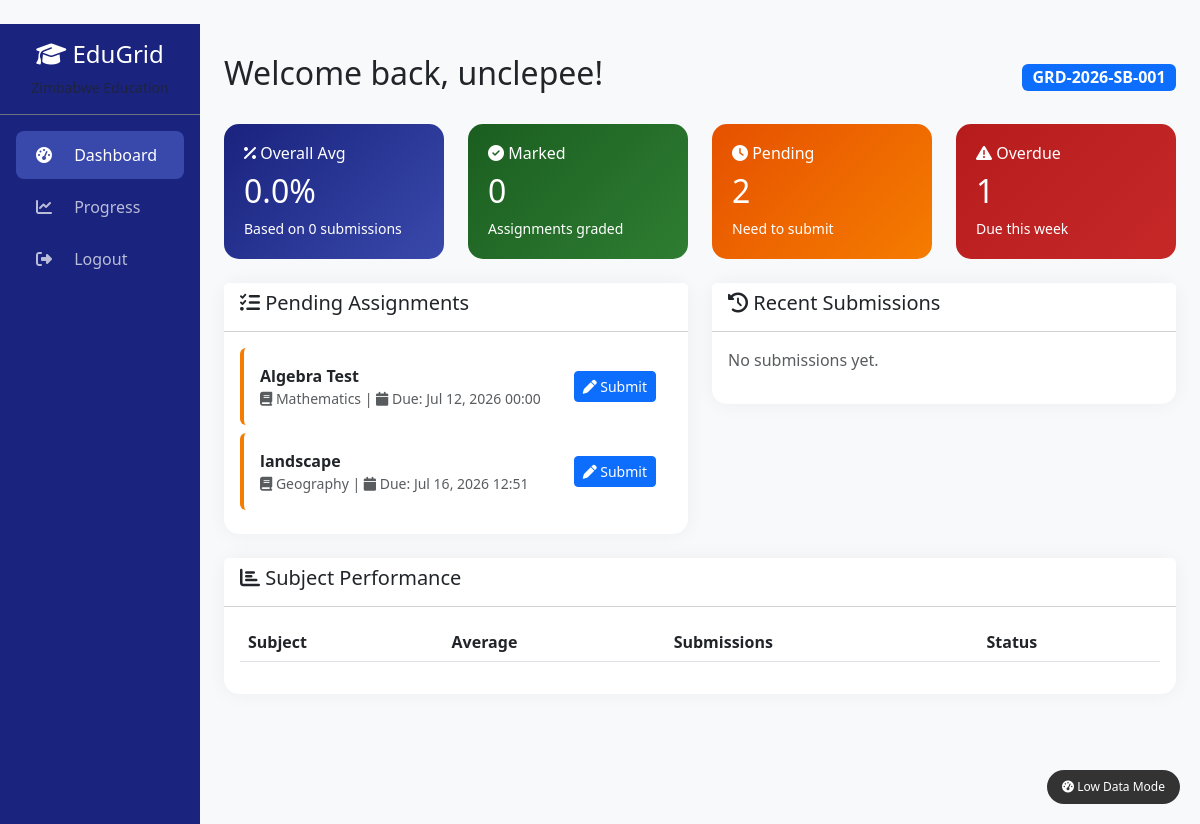
/dashboard/ (signed in), run on the app's committed database.
### academics/models.py (models this page shows, shortened)
class StudentProfile(models.Model):
    FORM_CHOICES = [
        ('Form 1', 'Form 1'),
        ('Form 2', 'Form 2'),
        ('Form 3', 'Form 3'),
        ('Form 4', 'Form 4'),
        ('Lower 6', 'Lower 6'),
        ('Upper 6', 'Upper 6'),
    ]
    STATUS_CHOICES = [
        ('PENDING', 'Pending'),
        ('ACCEPTED', 'Accepted'),
        ('DECLINED', 'Declined'),
    ]
    user = models.OneToOneField(
        settings.AUTH_USER_MODEL,
        on_delete=models.CASCADE,
        related_name='student_profile'
    )
    student_id = models.CharField(max_length=20, unique=True, blank=True)
    current_form = models.CharField(max_length=10, choices=FORM_CHOICES)
    subject_bundle = models.ForeignKey(
        SubjectBundle,
        on_delete=models.SET_NULL,
        null=True,
        blank=True,
        related_name='students'
    )
    enrollment_status = models.CharField(
        max_length=10,
        choices=STATUS_CHOICES,
        default='PENDING'
    )
    date_enrolled = models.DateField(auto_now_add=True)
    parent_full_name = models.CharField(max_length=150, blank=True)
    parent_phone = models.CharField(max_length=15, blank=True)  # Zimbabwe format: 077XXXXXXX
    parent_email = models.EmailField(blank=True)
    profile_picture = models.ImageField(upload_to='student_profiles/', blank=True, null=True)
    class Meta:
        ordering = ['-date_enrolled']

class Assignment(models.Model):
    ASSIGNMENT_TYPES = [
        ('CA', 'Continuous Assessment (Test)'),
        ('PR', 'Practical/Project'),
        ('HW', 'Homework'),
        ('EX', 'End of Term Exam'),
    ]
    subject = models.ForeignKey(
        Subject,
        on_delete=models.CASCADE,
        related_name='assignments'
    )
    term = models.ForeignKey(
        SchoolTerm,
        on_delete=models.CASCADE,
        related_name='assignments'
    )
    created_by = models.ForeignKey(
        settings.AUTH_USER_MODEL,
        on_delete=models.SET_NULL,
        null=True,
        related_name='created_assignments'
    )
    title = models.CharField(max_length=200)
    description = models.TextField(blank=True)
    assignment_type = models.CharField(max_length=2, choices=ASSIGNMENT_TYPES, default='HW')
    document = models.FileField(
        upload_to='assignment_documents/',
        blank=True,
        null=True
    )
    max_marks = models.FloatField(default=100)
    due_date = models.DateTimeField()
    is_published = models.BooleanField(default=False)
    created_at = models.DateTimeField(auto_now_add=True)
    updated_at = models.DateTimeField(auto_now=True)
    class Meta:
        ordering = ['-created_at']

class Subject(models.Model):
    LEVEL_CHOICES = [
        ('O', 'O-Level'),
        ('A', 'A-Level'),
    ]
    name = models.CharField(max_length=100)  # e.g., "Mathematics"
    code = models.CharField(max_length=20, unique=True)  # e.g., "MATH-O-01"
    level = models.CharField(max_length=1, choices=LEVEL_CHOICES, default='O')
    description = models.TextField(blank=True)
    class Meta:
        ordering = ['name']

### users/models.py (models this page shows, shortened)
class CustomUser(AbstractUser):
    full_name = models.CharField(max_length=150, blank=True)
    phone_number = models.CharField(max_length=15, blank=True, null=True)
    is_student = models.BooleanField(default=False)
    is_teacher = models.BooleanField(default=False)
    is_parent = models.BooleanField(default=False)
    is_admin_staff = models.BooleanField(default=False)  # School Admin

### dashboard/views.py (the view, shortened to what this page needs)
# urls.py: path('', views.student_dashboard, name='student_dashboard'),
@login_required
def student_dashboard(request):
    try:
        student_profile = StudentProfile.objects.get(user=request.user)
    except StudentProfile.DoesNotExist:
        return render(request, 'dashboard/error.html', {
            'message': 'Your student profile has not been set up yet. Please contact administration.'
        })
    current_term = SchoolTerm.objects.filter(is_current=True).first()
    upcoming_assignments = Assignment.objects.filter(
        is_published=True,
        due_date__gte=timezone.now(),
        due_date__lte=timezone.now() + timezone.timedelta(days=7)
    ).order_by('due_date')[:5]
    submitted_assignments = Submission.objects.filter(
        student=student_profile
    ).values_list('assignment_id', flat=True)
    pending_assignments = Assignment.objects.filter(
        is_published=True,
        due_date__gte=timezone.now()
    ).exclude(
        id__in=submitted_assignments
    ).order_by('due_date')[:5]
    recent_submissions = Submission.objects.filter(
        student=student_profile,
        is_marked=True
    ).order_by('-submitted_on')[:5]
    all_submissions = Submission.objects.filter(
        student=student_profile,
        is_marked=True
    )
    overall_average = all_submissions.aggregate(Avg('marks_obtained'))['marks_obtained__avg']
    subject_performance = []
    subjects = student_profile.subject_bundle.subjects.all() if student_profile.subject_bundle else []
    for subject in subjects:
        subject_submissions = all_submissions.filter(assignment__subject=subject)
    context = {
        'student': student_profile,
        'current_term': current_term,
        'upcoming_assignments': upcoming_assignments,
        'pending_assignments': pending_assignments,
        'recent_submissions': recent_submissions,
        'overall_average': round(overall_average, 1) if overall_average else 0,
        'subject_performance': subject_performance,
        'total_submissions': all_submissions.count(),
        'marked_submissions': all_submissions.filter(is_marked=True).count(),
    }
    return render(request, 'dashboard/student_dashboard.html', context)

### templates/dashboard/student_dashboard.html (shortened to what this page needs)
{% extends 'base.html' %}
{% load static %}
{% block content %}
<div class="d-flex justify-content-between align-items-center mb-4">
    <h1 class="h2">Welcome back, {{ student.user.full_name|default:student.user.username }}!</h1>
    <span class="badge bg-primary fs-6">{{ student.student_id }}</span>
</div>
<div class="row g-4 mb-4">
    <div class="col-md-3">
        <div class="stat-card">
            <h6><i class="fas fa-percent"></i> Overall Avg</h6>
            <h2>{{ overall_average|floatformat:1 }}%</h2>
            <small>Based on {{ total_submissions }} submissions</small>
        </div>
    </div>
    <div class="col-md-3">
        <div class="stat-card green">
            <h6><i class="fas fa-check-circle"></i> Marked</h6>
            <h2>{{ marked_submissions }}</h2>
            <small>Assignments graded</small>
        </div>
    </div>
    <div class="col-md-3">
        <div class="stat-card orange">
            <h6><i class="fas fa-clock"></i> Pending</h6>
            <h2>{{ pending_assignments|length }}</h2>
            <small>Need to submit</small>
        </div>
    </div>
    <div class="col-md-3">
        <div class="stat-card red">
            <h6><i class="fas fa-exclamation-triangle"></i> Overdue</h6>
            <h2>{{ upcoming_assignments|length }}</h2>
            <small>Due this week</small>
        </div>
    </div>
</div>
<div class="row">
    <div class="col-md-6">
        <div class="card">
            <div class="card-header bg-white">
                <h5><i class="fas fa-tasks"></i> Pending Assignments</h5>
            </div>
            <div class="card-body">
                {% if pending_assignments %}
                    {% for assignment in pending_assignments %}
                    <div class="submission-card pending p-3 mb-2 rounded">
                        <div class="d-flex justify-content-between align-items-center">
                            <div>
                                <strong>{{ assignment.title }}</strong><br>
                                <small class="text-muted">
                                    <i class="fas fa-book"></i> {{ assignment.subject.name }} |
                                    <i class="fas fa-calendar"></i> Due: {{ assignment.due_date|date:"M d, Y H:i" }}
                                </small>
                            </div>
                            <a href="{% url 'assignment_detail' assignment.id %}" class="btn btn-sm btn-primary">
                                <i class="fas fa-pen"></i> Submit
                            </a>
                        </div>
                    </div>
                    {% endfor %}
                {% else %}
                    <p class="text-muted">No pending assignments. Great job! 🎉</p>
                {% endif %}
            </div>
        </div>
    </div>
    <div class="col-md-6">
        <div class="card">
            <div class="card-header bg-white">
                <h5><i class="fas fa-history"></i> Recent Submissions</h5>
            </div>
            <div class="card-body">
                {% if recent_submissions %}
                    {% for submission in recent_submissions %}
                    <div class="submission-card {% if submission.is_marked %}marked{% else %}pending{% endif %} p-3 mb-2 rounded">
                        <div class="d-flex justify-content-between">
                            <div>
                                <strong>{{ submission.assignment.title }}</strong><br>
                                <small class="text-muted">
                                    <i class="fas fa-book"></i> {{ submission.assignment.subject.name }} |
                                    Submitted: {{ submission.submitted_on|date:"M d, Y" }}
                                </small>
                            </div>
                            <div class="text-end">
                                {% if submission.is_marked %}
                                    <span class="badge bg-success">
                                        <i class="fas fa-check"></i> {{ submission.marks_obtained }}/{{ submission.assignment.max_marks }}
                                    </span>
                                {% else %}
                                    <span class="badge bg-warning">
                                        <i class="fas fa-clock"></i> Pending Mark
                                    </span>
                                {% endif %}
                                {% if submission.is_late %}
                                    <span class="badge bg-danger">Late</span>
                                {% endif %}
                            </div>
                        </div>
                    </div>
                    {% endfor %}
                {% else %}
                    <p class="text-muted">No submissions yet.</p>
                {% endif %}
            </div>
        </div>
    </div>
</div>
<div class="row mt-4">
    <div class="col-12">
        <div class="card">
            <div class="card-header bg-white">
                <h5><i class="fas fa-chart-bar"></i> Subject Performance</h5>
            </div>
            <div class="card-body">
                <div class="table-responsive">
                    <table class="table table-hover">
                        <thead>
                            <tr>
                                <th>Subject</th>
                                <th>Average</th>
                                <th>Submissions</th>
                                <th>Status</th>
                            </tr>
                        </thead>
                    </table>
                </div>
            </div>
        </div>
    </div>
</div>
{% endblock %}

### templates/base.html (style rules this page uses)
body { background-color: #f8f9fa; font-family: 'Segoe UI', Tahoma, Geneva, Verdana, sans-serif; }
.card { border: none; border-radius: 15px; box-shadow: 0 0 20px rgba(0,0,0,0.05); transition: transform 0.2s; }
.stat-card { background: linear-gradient(135deg, #1a237e, #3949ab); color: white; padding: 20px; border-radius: 15px; }
.stat-card.green { background: linear-gradient(135deg, #1b5e20, #2e7d32); }
.stat-card.orange { background: linear-gradient(135deg, #e65100, #f57c00); }
.stat-card.red { background: linear-gradient(135deg, #b71c1c, #c62828); }
.submission-card { border-left: 4px solid #1a237e; }
.submission-card.pending { border-left-color: #f57c00; }

### data on the page
StudentProfile: user.full_name "unclepee", student_id "GRD-2026-SB-001"
Assignment: title "Algebra Test", subject.name "Mathematics", due_date "Jul 12, 2026 00:00"
Assignment: title "landscape", subject.name "Geography", due_date "Jul 16, 2026 12:51"

### other printed values
{{ overall_average|floatformat:1 }} "0.0"
{{ total_submissions }} "0"
{{ marked_submissions }} "0"
{{ pending_assignments|length }} "2"
{{ upcoming_assignments|length }} "1"
